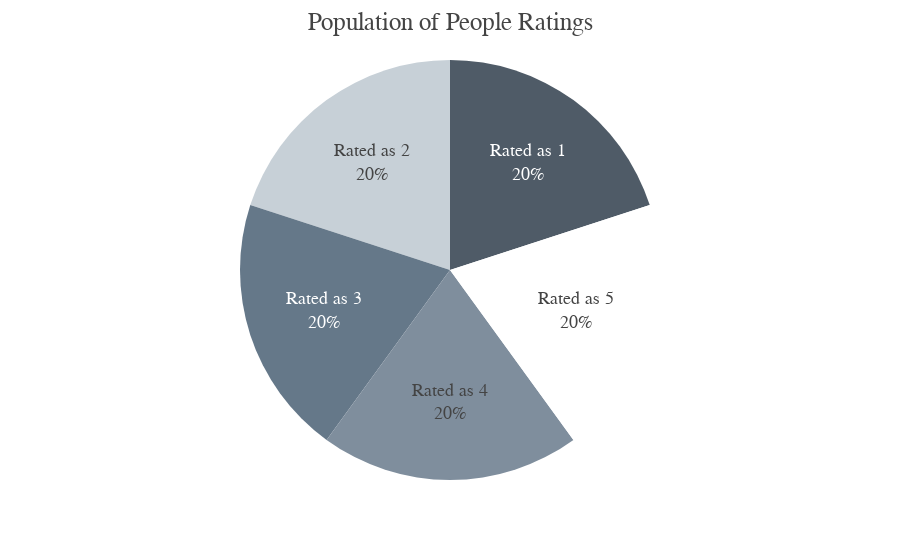

Notebook code cell kept with this figure:
### Code cell
x = ['Rated as 1', 'Rated as 2', 'Rated as 3', 'Rated as 4', 'Rated as 5']
y = [50, 50, 50, 50, 50]

graph3 = px.pie(values=y, names=x, color_discrete_sequence=['#4F5B67','#C7D0D7','#657889'])
graph3.update_layout(showlegend=False,title='Population of People Ratings',
                          template="presentation",
                          title_font_family="Times New Roman",
                          font_family="Times New Roman")

graph3.update_traces(textposition='inside', textinfo='percent+label')
graph3.show()

### Figure 1 — Plotly figure (JSON) as saved in the notebook; plotly's stock layout.template omitted (floating-point values rounded to 4 significant figures)
{"data": [{"domain": {"x": [0, 1], "y": [0, 1]}, "hovertemplate": "label=%{label}<br>value=%{value}<extra></extra>", "labels": ["Rated as 1", "Rated as 2", "Rated as 3", "Rated as 4", "Rated as 5"], "legendgroup": "", "name": "", "showlegend": true, "textinfo": "percent+label", "textposition": "inside", "type": "pie", "values": [50, 50, 50, 50, 50]}], "layout": {"autosize": true, "font": {"family": "Times New Roman"}, "legend": {"tracegroupgap": 0}, "margin": {"t": 60}, "piecolorway": ["#4F5B67", "#C7D0D7", "#657889"], "showlegend": false, "title": {"font": {"family": "Times New Roman"}, "text": "Population of People Ratings"}}}
